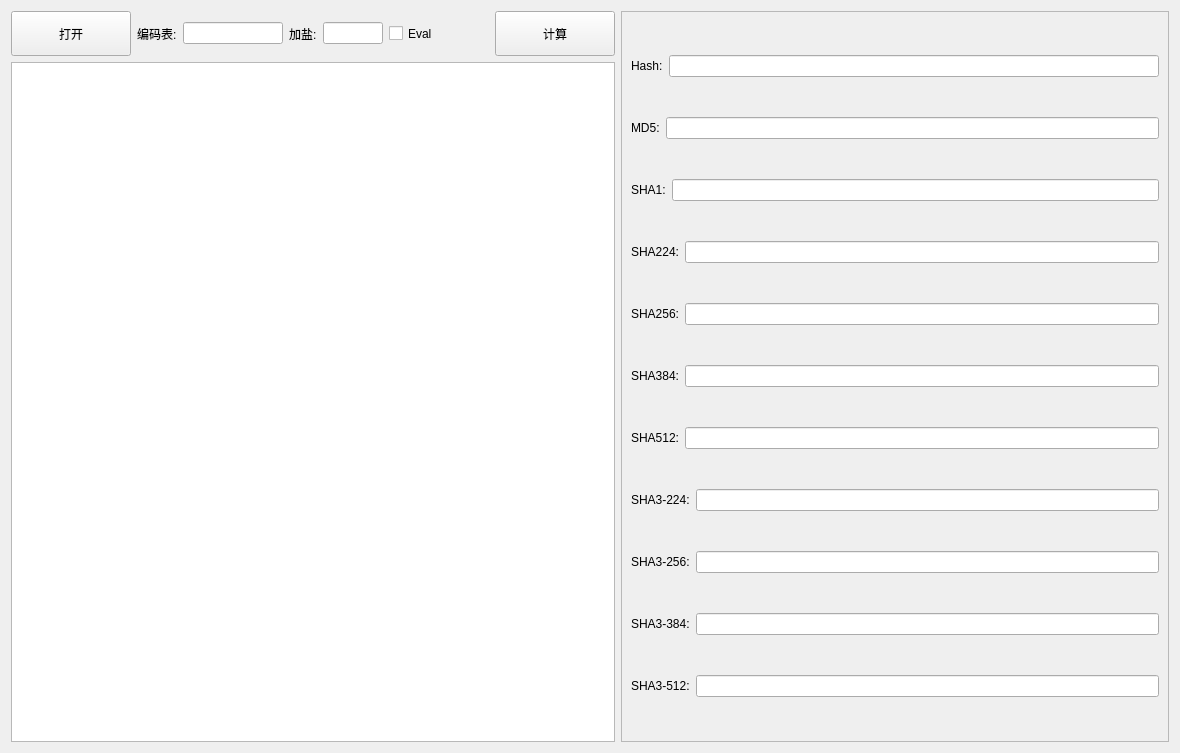
<?xml version="1.0" encoding="UTF-8"?>
<ui version="4.0">
 <class>Form</class>
 <widget class="QWidget" name="Form">
  <property name="geometry">
   <rect>
    <x>0</x>
    <y>0</y>
    <width>1180</width>
    <height>753</height>
   </rect>
  </property>
  <property name="windowTitle">
   <string>Form</string>
  </property>
  <layout class="QHBoxLayout" name="horizontalLayout_14">
   <item>
    <layout class="QHBoxLayout" name="horizontalLayout_13">
     <item>
      <layout class="QVBoxLayout" name="verticalLayout">
       <item>
        <layout class="QHBoxLayout" name="horizontalLayout">
         <item>
          <widget class="QPushButton" name="HashTextInputButton">
           <property name="minimumSize">
            <size>
             <width>120</width>
             <height>45</height>
            </size>
           </property>
           <property name="maximumSize">
            <size>
             <width>120</width>
             <height>45</height>
            </size>
           </property>
           <property name="text">
            <string>打开</string>
           </property>
          </widget>
         </item>
         <item>
          <widget class="QLabel" name="HashEncodingTips">
           <property name="text">
            <string>编码表:</string>
           </property>
          </widget>
         </item>
         <item>
          <widget class="QLineEdit" name="HashEncodingBox">
           <property name="maximumSize">
            <size>
             <width>100</width>
             <height>16777215</height>
            </size>
           </property>
          </widget>
         </item>
         <item>
          <widget class="QLabel" name="HashSaltTips">
           <property name="text">
            <string>加盐:</string>
           </property>
          </widget>
         </item>
         <item>
          <widget class="QLineEdit" name="HashSaltBox">
           <property name="maximumSize">
            <size>
             <width>60</width>
             <height>16777215</height>
            </size>
           </property>
          </widget>
         </item>
         <item>
          <widget class="QCheckBox" name="HashEvalCheckBox">
           <property name="minimumSize">
            <size>
             <width>60</width>
             <height>45</height>
            </size>
           </property>
           <property name="maximumSize">
            <size>
             <width>60</width>
             <height>45</height>
            </size>
           </property>
           <property name="text">
            <string>Eval</string>
           </property>
          </widget>
         </item>
         <item>
          <spacer name="horizontalSpacer">
           <property name="orientation">
            <enum>Qt::Horizontal</enum>
           </property>
           <property name="sizeHint" stdset="0">
            <size>
             <width>40</width>
             <height>20</height>
            </size>
           </property>
          </spacer>
         </item>
         <item>
          <widget class="QPushButton" name="HashEncodeButton">
           <property name="minimumSize">
            <size>
             <width>120</width>
             <height>45</height>
            </size>
           </property>
           <property name="maximumSize">
            <size>
             <width>120</width>
             <height>45</height>
            </size>
           </property>
           <property name="text">
            <string>计算</string>
           </property>
          </widget>
         </item>
        </layout>
       </item>
       <item>
        <widget class="QTextEdit" name="HashTextBox">
         <property name="maximumSize">
          <size>
           <width>16777215</width>
           <height>16777215</height>
          </size>
         </property>
        </widget>
       </item>
      </layout>
     </item>
     <item>
      <widget class="QScrollArea" name="scrollArea">
       <property name="widgetResizable">
        <bool>true</bool>
       </property>
       <widget class="QWidget" name="scrollAreaWidgetContents">
        <property name="geometry">
         <rect>
          <x>0</x>
          <y>0</y>
          <width>516</width>
          <height>731</height>
         </rect>
        </property>
        <layout class="QVBoxLayout" name="verticalLayout_2">
         <item>
          <layout class="QHBoxLayout" name="horizontalLayout_2">
           <item>
            <widget class="QLabel" name="HashTips">
             <property name="text">
              <string>Hash:</string>
             </property>
            </widget>
           </item>
           <item>
            <widget class="QLineEdit" name="HashValueBox"/>
           </item>
          </layout>
         </item>
         <item>
          <layout class="QHBoxLayout" name="horizontalLayout_3">
           <item>
            <widget class="QLabel" name="MD5Tips">
             <property name="text">
              <string>MD5:</string>
             </property>
            </widget>
           </item>
           <item>
            <widget class="QLineEdit" name="MD5ValueBox"/>
           </item>
          </layout>
         </item>
         <item>
          <layout class="QHBoxLayout" name="horizontalLayout_4">
           <item>
            <widget class="QLabel" name="SHA1Tips">
             <property name="text">
              <string>SHA1:</string>
             </property>
            </widget>
           </item>
           <item>
            <widget class="QLineEdit" name="SHA1ValueBox"/>
           </item>
          </layout>
         </item>
         <item>
          <layout class="QHBoxLayout" name="horizontalLayout_5">
           <item>
            <widget class="QLabel" name="SHA224Tips">
             <property name="text">
              <string>SHA224:</string>
             </property>
            </widget>
           </item>
           <item>
            <widget class="QLineEdit" name="SHA224ValueBox"/>
           </item>
          </layout>
         </item>
         <item>
          <layout class="QHBoxLayout" name="horizontalLayout_6">
           <item>
            <widget class="QLabel" name="SHA256Tips">
             <property name="text">
              <string>SHA256:</string>
             </property>
            </widget>
           </item>
           <item>
            <widget class="QLineEdit" name="SHA256ValueBox"/>
           </item>
          </layout>
         </item>
         <item>
          <layout class="QHBoxLayout" name="horizontalLayout_7">
           <item>
            <widget class="QLabel" name="SHA384Tips">
             <property name="text">
              <string>SHA384:</string>
             </property>
            </widget>
           </item>
           <item>
            <widget class="QLineEdit" name="SHA384ValueBox"/>
           </item>
          </layout>
         </item>
         <item>
          <layout class="QHBoxLayout" name="horizontalLayout_8">
           <item>
            <widget class="QLabel" name="SHA512Tips">
             <property name="text">
              <string>SHA512:</string>
             </property>
            </widget>
           </item>
           <item>
            <widget class="QLineEdit" name="SHA512ValueBox"/>
           </item>
          </layout>
         </item>
         <item>
          <layout class="QHBoxLayout" name="horizontalLayout_9">
           <item>
            <widget class="QLabel" name="SHA3224Tips">
             <property name="text">
              <string>SHA3-224:</string>
             </property>
            </widget>
           </item>
           <item>
            <widget class="QLineEdit" name="SHA3224ValueBox"/>
           </item>
          </layout>
         </item>
         <item>
          <layout class="QHBoxLayout" name="horizontalLayout_10">
           <item>
            <widget class="QLabel" name="SHA3256Tips">
             <property name="text">
              <string>SHA3-256:</string>
             </property>
            </widget>
           </item>
           <item>
            <widget class="QLineEdit" name="SHA3256ValueBox"/>
           </item>
          </layout>
         </item>
         <item>
          <layout class="QHBoxLayout" name="horizontalLayout_11">
           <item>
            <widget class="QLabel" name="SHA3384Tips">
             <property name="text">
              <string>SHA3-384:</string>
             </property>
            </widget>
           </item>
           <item>
            <widget class="QLineEdit" name="SHA3384ValueBox"/>
           </item>
          </layout>
         </item>
         <item>
          <layout class="QHBoxLayout" name="horizontalLayout_12">
           <item>
            <widget class="QLabel" name="SHA3512Tips">
             <property name="text">
              <string>SHA3-512:</string>
             </property>
             <property name="textFormat">
              <enum>Qt::AutoText</enum>
             </property>
            </widget>
           </item>
           <item>
            <widget class="QLineEdit" name="SHA3512ValueBox"/>
           </item>
          </layout>
         </item>
        </layout>
       </widget>
      </widget>
     </item>
    </layout>
   </item>
  </layout>
 </widget>
 <resources/>
 <connections/>
</ui>
